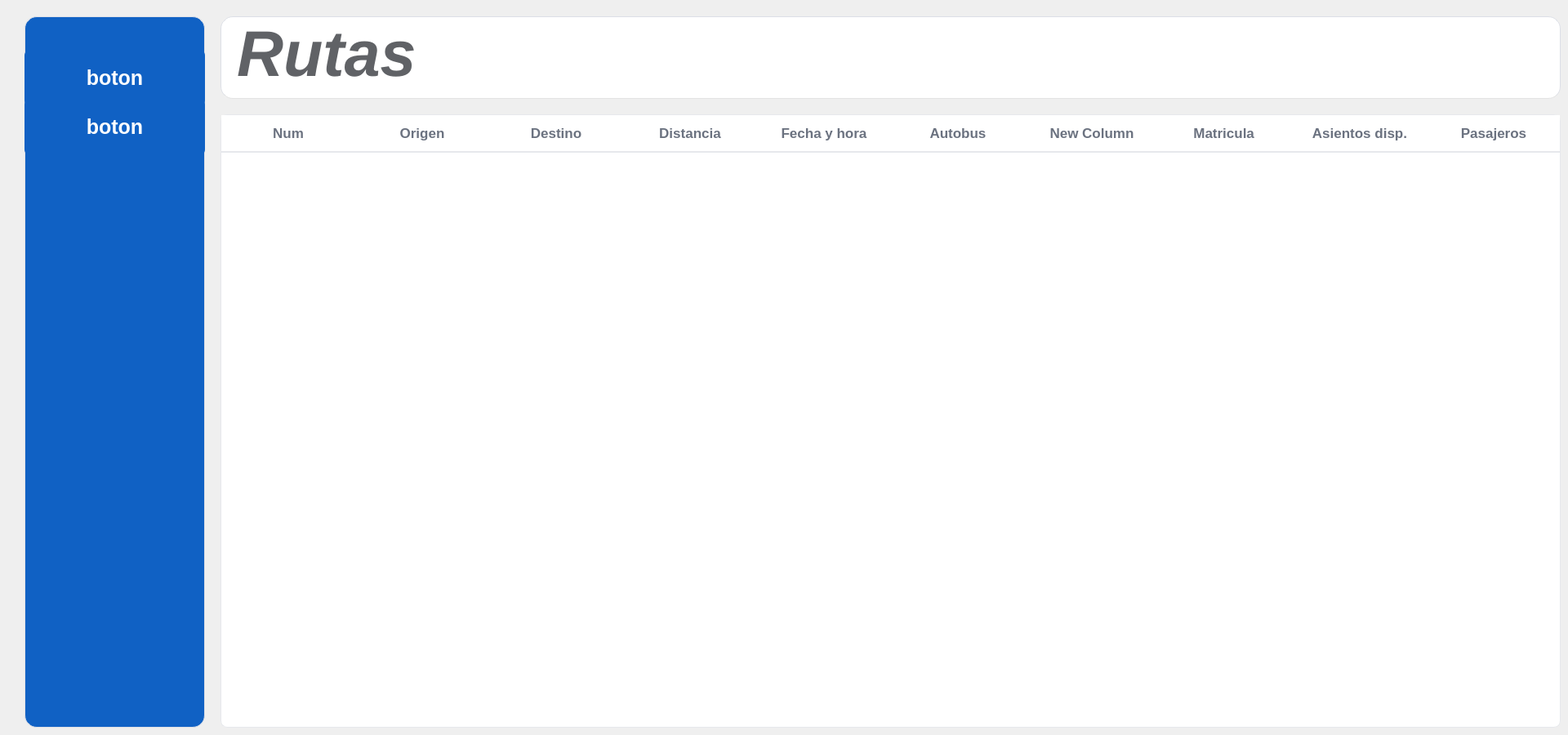
    <widget class="QWidget" name="pagina_extra">
     <widget class="QWidget" name="widget_opbotones_9" native="true">
      <property name="geometry">
       <rect>
        <x>30</x>
        <y>20</y>
        <width>221</width>
        <height>871</height>
       </rect>
      </property>
      <property name="styleSheet">
       <string notr="true">

background-color: #1061C4;
border: 1px solid #dcdfe6;
border-radius: 15px;
gridline-color: #e0e0e0;
outline: none;
color: #606266;

</string>
      </property>
      <widget class="QPushButton" name="boton_ejemplo_23">
       <property name="geometry">
        <rect>
         <x>0</x>
         <y>40</y>
         <width>221</width>
         <height>71</height>
        </rect>
       </property>
       <property name="font">
        <font>
         <pointsize>-1</pointsize>
         <bold>true</bold>
        </font>
       </property>
       <property name="styleSheet">
        <string notr="true">QPushButton{
	background: #1061C4;
	color:WHITE;
	border:none;
	border-radius: 8px;
	font-weight: bold;
	font-size: 25px;
}

QPushButton:hover {
    background-color: #0D4FAB;    
}

QPushButton:pressed {
    background-color: #0A3F8A;     
}</string>
       </property>
       <property name="text">
        <string>boton</string>
       </property>
       <property name="iconSize">
        <size>
         <width>30</width>
         <height>30</height>
        </size>
       </property>
      </widget>
      <widget class="QPushButton" name="boton_ejemplo_24">
       <property name="geometry">
        <rect>
         <x>0</x>
         <y>100</y>
         <width>221</width>
         <height>71</height>
        </rect>
       </property>
       <property name="font">
        <font>
         <pointsize>-1</pointsize>
         <bold>true</bold>
        </font>
       </property>
       <property name="styleSheet">
        <string notr="true">QPushButton{
	background: #1061C4;
	color:WHITE;
	border:none;
	border-radius: 8px;
	font-weight: bold;
	font-size: 25px;
}

QPushButton:hover {
    background-color: #0D4FAB;    
}

QPushButton:pressed {
    background-color: #0A3F8A;     
}</string>
       </property>
       <property name="text">
        <string>boton</string>
       </property>
       <property name="iconSize">
        <size>
         <width>30</width>
         <height>30</height>
        </size>
       </property>
      </widget>
     </widget>
     <widget class="QWidget" name="pagina_boleto" native="true">
      <property name="geometry">
       <rect>
        <x>270</x>
        <y>20</y>
        <width>1641</width>
        <height>101</height>
       </rect>
      </property>
      <property name="styleSheet">
       <string notr="true">background-color: #ffffff;
border: 1px solid #dcdfe6;
border-radius: 15px;
gridline-color: #e0e0e0;
outline: none;
color: #606266;
border-radius: 15px;
border-bottom: 1px solid #E3E3E3;

</string>
      </property>
      <widget class="QLabel" name="label_estatico_operadores_11">
       <property name="geometry">
        <rect>
         <x>20</x>
         <y>10</y>
         <width>551</width>
         <height>71</height>
        </rect>
       </property>
       <property name="font">
        <font>
         <pointsize>59</pointsize>
         <italic>true</italic>
         <bold>true</bold>
        </font>
       </property>
       <property name="styleSheet">
        <string notr="true">border:none

</string>
       </property>
       <property name="text">
        <string>Rutas</string>
       </property>
      </widget>
     </widget>
     <widget class="QTableWidget" name="QtableWidget_corridas_9">
      <property name="geometry">
       <rect>
        <x>270</x>
        <y>140</y>
        <width>1641</width>
        <height>751</height>
       </rect>
      </property>
      <property name="font">
       <font>
        <pointsize>-1</pointsize>
        <bold>true</bold>
       </font>
      </property>
      <property name="layoutDirection">
       <enum>Qt::LayoutDirection::LeftToRight</enum>
      </property>
      <property name="styleSheet">
       <string notr="true">QTableView {
    background: #ffffff;
    border: 1px solid #e6e8ec;
    border-radius: 8px;
    gridline-color: #f1f1f3;
    selection-background-color: #e8f0fe;
    selection-color: #1a1a1a;
    font-size: 14px;
    color: #333;
    alternate-background-color: #fafbff;
    show-grid: false;
}

QTableView::item {
    padding: 8px 12px;
    border: 0px;
}

QTableView::item:hover {
    background: #f5f8ff;
}

QTableView::item:selected {
    background: #e2edff;
    color: #1a1a1a;
}

QHeaderView::section {
    background: #ffffff;
    color: #6b7280;
    padding: 10px 12px;
    border: 0;
    border-bottom: 2px solid #e6e8ec;
    font-size: 17px;
    font-weight: 600;
}

QHeaderView::section:hover {
    background: #f7f9fc;
}

QHeaderView {
    background: #ffffff;
    border: 0;
}

QTableView::indicator {
    width: 18px;
    height: 18px;
}

QHeaderView::section:first {
    border-top-left-radius: 15px;
}

QHeaderView::section:last {
    border-top-right-radius: 15px;
}

QScrollBar:vertical {
    background: transparent;
    width: 10px;
    margin: 0px;
}

QScrollBar::handle:vertical {
    background: #cfd3da;
    min-height: 25px;
    border-radius: 5px;
}

QScrollBar::handle:vertical:hover {
    background: #b5bac4;
}

QScrollBar::add-line,
QScrollBar::sub-line {
    background: none;
    height: 0px;
}
</string>
      </property>
      <property name="horizontalScrollBarPolicy">
       <enum>Qt::ScrollBarPolicy::ScrollBarAlwaysOff</enum>
      </property>
      <property name="sizeAdjustPolicy">
       <enum>QAbstractScrollArea::SizeAdjustPolicy::AdjustIgnored</enum>
      </property>
      <attribute name="horizontalHeaderVisible">
       <bool>true</bool>
      </attribute>
      <attribute name="horizontalHeaderCascadingSectionResizes">
       <bool>false</bool>
      </attribute>
      <attribute name="horizontalHeaderDefaultSectionSize">
       <number>164</number>
      </attribute>
      <attribute name="horizontalHeaderHighlightSections">
       <bool>false</bool>
      </attribute>
      <column>
       <property name="text">
        <string>Num</string>
       </property>
       <property name="font">
        <font>
         <bold>true</bold>
        </font>
       </property>
      </column>
      <column>
       <property name="text">
        <string>Origen</string>
       </property>
       <property name="font">
        <font>
         <bold>true</bold>
        </font>
       </property>
      </column>
      <column>
       <property name="text">
        <string>Destino</string>
       </property>
       <property name="font">
        <font>
         <bold>true</bold>
        </font>
       </property>
      </column>
      <column>
       <property name="text">
        <string>Distancia</string>
       </property>
       <property name="font">
        <font>
         <bold>true</bold>
        </font>
       </property>
      </column>
      <column>
       <property name="text">
        <string>Fecha y hora</string>
       </property>
       <property name="font">
        <font>
         <bold>true</bold>
        </font>
       </property>
      </column>
      <column>
       <property name="text">
        <string>Autobus</string>
       </property>
       <property name="font">
        <font>
         <bold>true</bold>
        </font>
       </property>
      </column>
      <column>
       <property name="text">
        <string>New Column</string>
       </property>
      </column>
      <column>
       <property name="text">
        <string>Matricula </string>
       </property>
       <property name="font">
        <font>
         <bold>true</bold>
        </font>
       </property>
      </column>
      <column>
       <property name="text">
        <string>Asientos disp.</string>
       </property>
       <property name="font">
        <font>
         <bold>true</bold>
        </font>
       </property>
      </column>
      <column>
       <property name="text">
        <string>Pasajeros</string>
       </property>
       <property name="font">
        <font>
         <bold>true</bold>
        </font>
       </property>
      </column>
     </widget>
    </widget>
